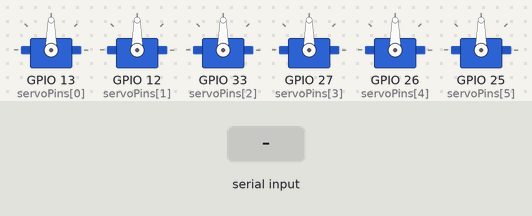
Bench run of a sketch on a simulated ESP32. On the bench: 6 × servo. The test bench sets the inputs (shaded band).

Above: at 2.8 s.
2.9 s: "S:1\n" received over Serial
At 3.4 s:
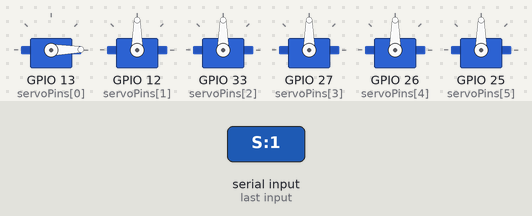
4.4 s: "S:150\n" received over Serial
At 5.6 s:
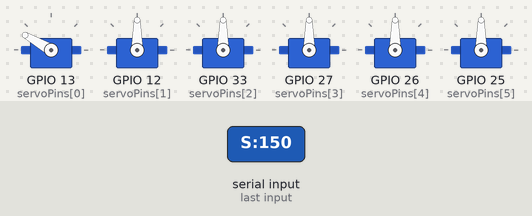
5.9 s: "S:45\n" received over Serial
At 6.8 s:
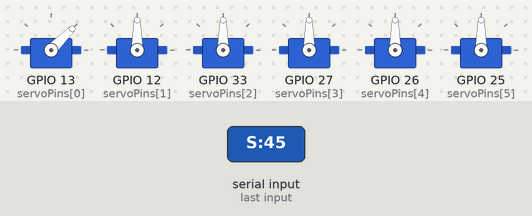
Timing chart, 0 to 8.9 s (numbered marks = the images above; inputs shaded):
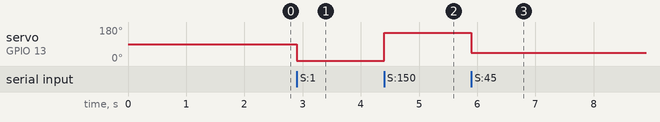

The sketch:

codigo_para_la_ESP32.ino
```cpp
#include <ESP32Servo.h>

#define NUM_SERVOS 6
const int servoPins[NUM_SERVOS] = {13, 12, 33, 27, 26, 25};

Servo servos[NUM_SERVOS];
String inputString = "";
bool stringComplete = false;

void setup() {
  Serial.begin(115200);
  delay(1000);

  for (int i = 0; i < NUM_SERVOS; i++) {
    servos[i].setPeriodHertz(50);
    servos[i].attach(servoPins[i], 600, 2400);
    servos[i].write(90);
    delay(100);
  }
}

void loop() {
  while (Serial.available()) {
    char inChar = (char)Serial.read();
    if (inChar == '\n') {
      stringComplete = true;
      break;
    } else {
      inputString += inChar;
    }
  }

  if (stringComplete) {
    processCommand(inputString);
    inputString = "";
    stringComplete = false;
  }
}

void processCommand(String cmd) {
  cmd.trim();
  if (!cmd.startsWith("S")) return;

  int colonIndex = cmd.indexOf(':');
  if (colonIndex == -1) return;

  int servoIndex = cmd.substring(1, colonIndex).toInt();
  int angle = cmd.substring(colonIndex + 1).toInt();

  if (servoIndex >= 0 && servoIndex < NUM_SERVOS && angle >= 0 && angle <= 180) {
    servos[servoIndex].write(angle);
  }

  delay(2);
}
```

Measured:
- after the input at 2.9 s, servo on GPIO 13 (servoPins[0]): 90° → 1° at once
- after the input at 4.4 s, servo on GPIO 13 (servoPins[0]): 1° → 150° at once
- after the input at 5.9 s, servo on GPIO 13 (servoPins[0]): 150° → 45° at once
